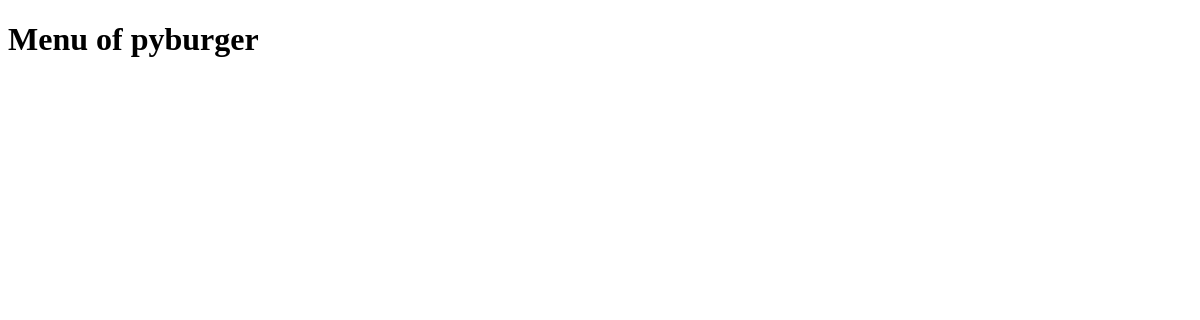
Before: /burgers/ with the older database file.
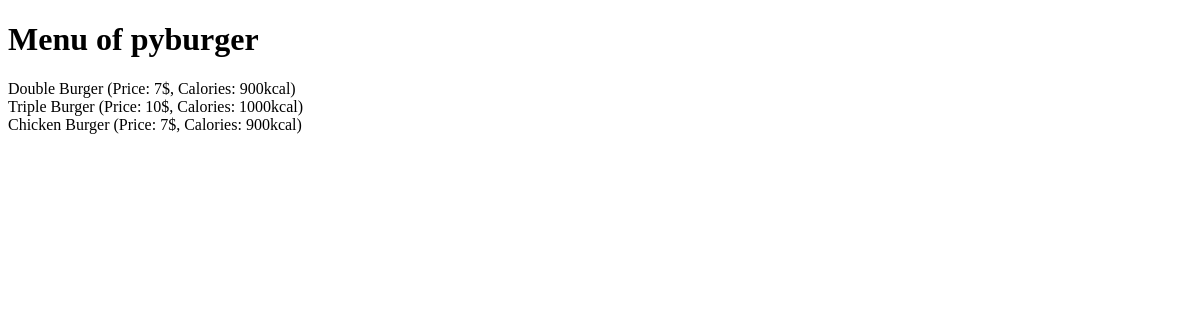
After: the same page with the newer database file.
### burgers/models.py (models this page shows)
class Burger(models.Model):
    name = models.CharField(max_length=20)
    price = models.IntegerField(default=0)
    calories = models.IntegerField(default=0)
    def __str__(self):
        return self.name

### config/views.py (the view)
# urls.py: path("burgers/", burger_list),
def burger_list(request):
    burgers = Burger.objects.all()
    print("Entire burger list: ", burgers)
    context = {
        "burgers": burgers,
    }
    return render(request, "burger_list.html", context)

### templates/burger_list.html
<!doctype html>
<html lang="en">
<body>
    <h1>Menu of pyburger</h1>
    {% for burger in burgers%}
        <div>
            {{ burger }}
            (Price: {{burger.price}}$,
            Calories: {{burger.calories}}kcal)
        </div>
    {% endfor %}
</body>
</html>

Changed rows visible on the page:
added Burger: name "Double Burger", price "7", calories "900"
added Burger: name "Triple Burger", price "10", calories "1000"
added Burger: name "Chicken Burger", price "7", calories "900"
